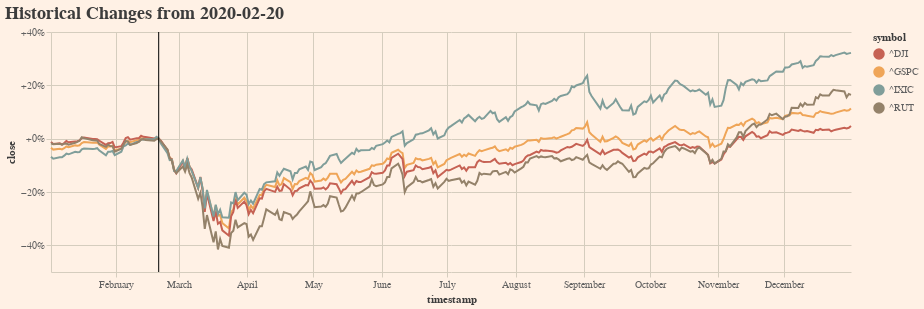

Write notebook code for a chart like this one.
### Markdown cell above
To quantify the crash and the level of rebound, let us normalize all indexes to their status prior to the Coronavirus crash. Specifically, we will use the values from 2020-02-19, which was the date of the S&P all time high (prior to the crash).

### Code cell
capon.plot(indexes, normalize='2020-02-20')

### Figure 1 — Vega-Lite specification as saved in the notebook (floating-point values rounded to 4 significant figures; data arrays with more than 128 entries replaced by an {"elided": "..."} marker saying what was removed)
{"config": {"view": {"continuousHeight": 300, "continuousWidth": 400, "stroke": "transparent"}, "background": "#fff1e5", "title": {"font": "Palatino", "fontSize": 18, "color": "#3C3C3C", "anchor": "start", "subtitleColor": "#3C3C3C"}, "axis": {"titleColor": "#3C3C3C", "labelColor": "#606060", "domain": true, "domainColor": "#D5CDBE", "ticks": true, "tickColor": "#D5CDBE", "gridColor": "#D5CDBE"}, "legend": {"titleColor": "#3C3C3C", "labelColor": "#606060"}, "range": {"category": ["#C66254", "#EFA558", "#809E9A", "#94826A"], "ramp": ["#c37122", "#dd9148", "#eda45e"], "diverging": ["#9C3151", "#AF5771", "#C17E92", "#D4A4B3", "#E6CBD3", "#DBD6CA", "#D1E1C1", "#AECB92", "#8CB564", "#6B9E46", "#478A16"], "heatmap": ["#1D2931", "#3B5361", "#587C92", "#75A5C2", "#ACC9DA"]}}, "layer": [{"mark": "circle", "encoding": {"color": {"field": "symbol", "type": "nominal"}, "opacity": {"value": 0}, "tooltip": [{"field": "timestamp", "type": "temporal"}, {"field": "close", "format": "+.2%", "type": "quantitative"}, {"field": "symbol", "type": "nominal"}], "x": {"field": "timestamp", "type": "temporal"}, "y": {"axis": {"format": "+%"}, "field": "close", "type": "quantitative"}}, "selection": {"selector002": {"type": "single", "on": "mouseover", "fields": ["symbol"], "nearest": true}}}, {"mark": "line", "encoding": {"color": {"field": "symbol", "type": "nominal"}, "x": {"field": "timestamp", "type": "temporal"}, "y": {"axis": {"format": "+%"}, "field": "close", "type": "quantitative"}}}, {"data": {"name": "data-dc9a49825a8fae427f99c022196a225a"}, "mark": {"type": "rule", "color": "black"}, "encoding": {"x": {"field": "timestamp", "type": "temporal"}}}], "data": {"name": "data-7823280f315fe050b77e26f166a59cc2"}, "height": 240, "title": "Historical Changes from 2020-02-20", "width": 800, "$schema": "https://vega.github.io/schema/vega-lite/v4.17.0.json", "datasets": {"data-7823280f315fe050b77e26f166a59cc2": {"elided": "1012 records"}, "data-dc9a49825a8fae427f99c022196a225a": [{"timestamp": "2020-02-20T10:30:00-04:00", "symbol": "^GSPC", "low": 0.0, "open": 0.0, "close": 0.0, "high": 0.0, "volume": 0.0, "adjclose": 0.0}]}}
